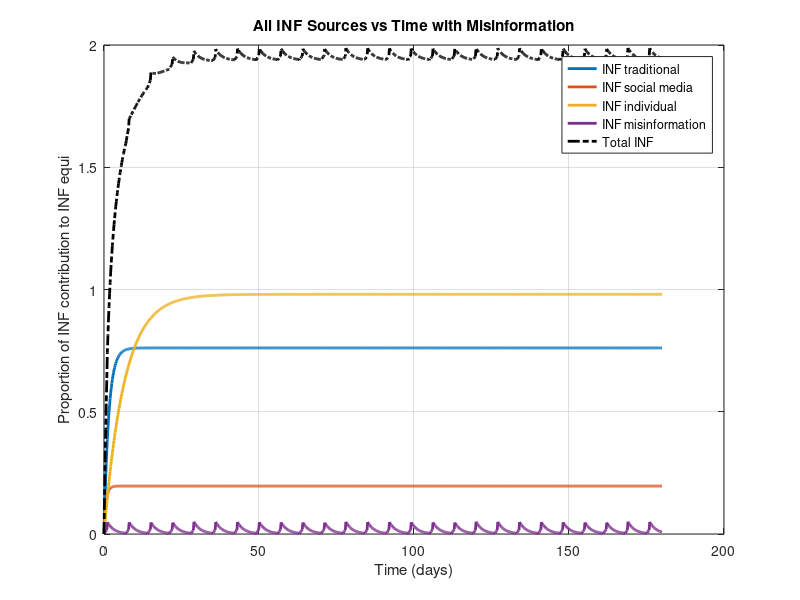

Write MATLAB code to recreate this figure.
% Parameters
kgen_values = [0.5, 0.3, 0.15]; % New kgen values for traditional, social media, and individual
kloss_values = [0.657, 1.53, 0.153]; % Corresponding kloss values for traditional, social media, and individual

% New parameters for misinformation
kgen_mis = 0.05; % Generation rate for misinformation
kloss_mis = 0.461; % Loss rate for misinformation
t_mis_injection_duration = 1; % Duration of injection in days
t_mis_decay_duration = 10; % Decay duration for misinformation
injection_interval = 7; % Injection every 7 days
overlap_duration = 3; % Overlap for gradual increase in misinformation

% Time range (0 to 6*30 days)
t = linspace(0, 6*30, 1000);

% Create a figure for plotting
figure;

% Initialize total INF arra3
total_inf = zeros(size(t));

% Loop through the kgen and kloss values for traditional, social media, and individual
for i = 1:length(kgen_values)
    kgen = kgen_values(i);
    kloss = kloss_values(i);
    
    % Function to plot for traditional, social media, and individual
    f_t = (kgen)/kloss * (1 - exp(-kloss * t));
    
    % Add to total INF
    total_inf = total_inf + f_t;
    
    % Plotting the function
    plot(t, f_t, 'LineWidth', 2);
    hold on; % Hold on to plot all functions on the same figure
end

% Plotting misinformation
f_t_mis = zeros(size(t)); % Initialize misinformation contribution array

% Loop for misinformation injection
for day = 0:floor(max(t)/injection_interval)
    % Calculate the time range for the injection
    injection_start = day * injection_interval; % Start of injection
    injection_end = injection_start + t_mis_injection_duration; % End of injection
    
    % Apply the injection (removing the 1- part of the original equation)
    f_t_mis(t >= injection_start & t < injection_end) = kgen_mis * (1 - exp(-kloss_mis * (t(t >= injection_start & t < injection_end) - injection_start)));

    % Calculate decay after the injection period (over the next 10 days)
    decay_start = injection_end; % Start of decay
    decay_end = decay_start + t_mis_decay_duration; % End of decay
    decay_range = t(t >= decay_start & t < decay_end);
    
    % Update misinformation contribution during decay
    f_t_mis(t >= decay_start & t < decay_end) = kgen_mis * exp(-kloss_mis * (decay_range - decay_start));
end

% Add misinformation to total INF
total_inf = total_inf + f_t_mis;

% Plot misinformation
plot(t, f_t_mis, 'LineWidth', 2, 'DisplayName', 'INF misinformation');

% Plot total INF
plot(t, total_inf, 'LineWidth', 2, 'Color', 'k', 'LineStyle', '-.', 'DisplayName', 'Total INF');

% Customize the plot
xlabel('Time (days)');
ylabel('Proportion of INF contribution to INF equi');
title('All INF Sources vs Time with Misinformation');
legend({'INF traditional', ...
         'INF social media', ...
         'INF individual', ...
         'INF misinformation', ...
         'Total INF'}, ...
         'Location', 'Best');
grid on;

% Release hold
hold off;
